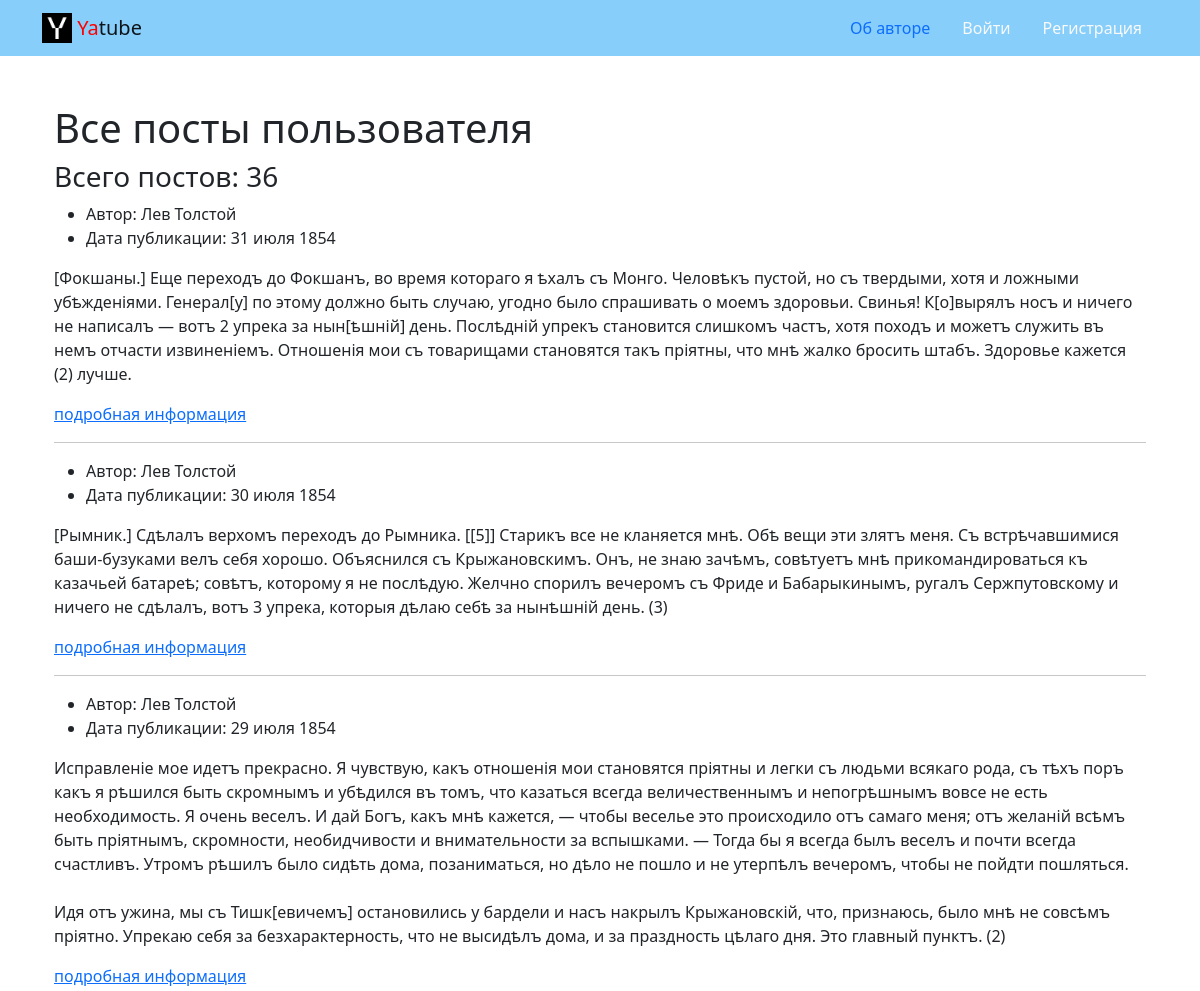
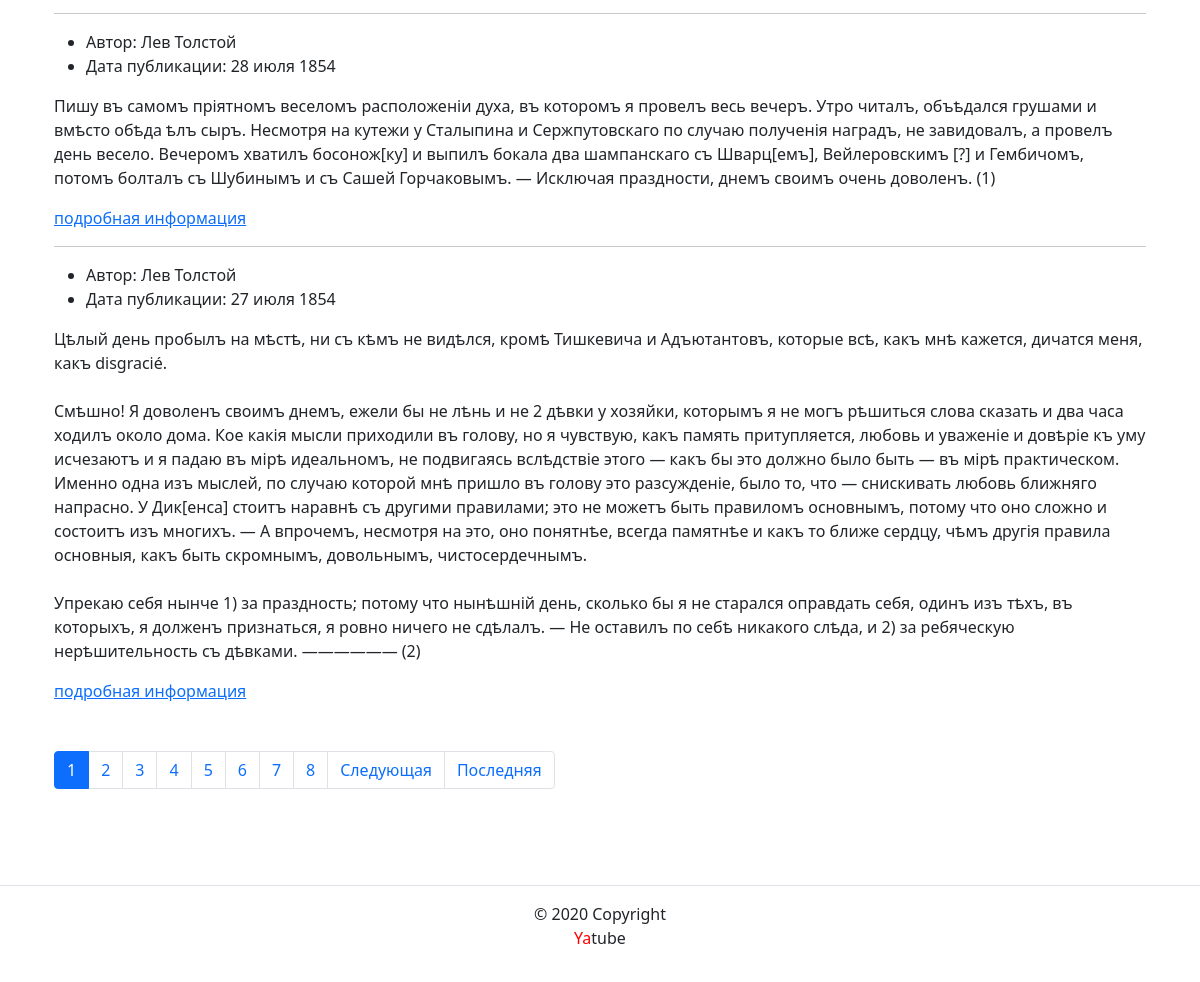
The page /profile/leo/ on the database its author committed (2 pictures, top to bottom).
### posts/models.py (models this page shows, shortened)
class Post(models.Model):
    id = models.IntegerField(primary_key=True)
    text = models.TextField()
    pub_date = models.DateTimeField(auto_now_add=True)
    author = models.ForeignKey(
        User,
        on_delete=models.CASCADE,
        related_name='posts'
    )
    group = models.ForeignKey(
        Group,
        on_delete=models.SET_NULL,
        blank=True,
        null=True,
    )
    image = models.ImageField(
        'Картинка',
        upload_to='posts/',  # media/posts
        blank=True
    )
    class Meta:
        ordering = ('-pub_date',)
        verbose_name = 'Пост'
        verbose_name_plural = 'Посты'

### posts/views.py (the view)
# urls.py: path('profile/<str:username>/', views.profile, name='profile'),
def profile(request, username):
    author_user = User.objects.filter(username=username)[0]
    posts = Post.objects.filter(author=author_user)
    paginator = Paginator(posts, 5)
    page_number = request.GET.get('page')
    page_obj = paginator.get_page(page_number)
    context = {
        'page_obj': page_obj,
        'count': len(posts)
    }
    return render(request, 'posts/profile.html', context)

### core/context_processors/year.py (called while the page is built)
def year(request):
    return {
        'year': '2025',
        }

### templates/posts/profile.html (shortened to what this page needs)
{% extends "base.html" %}
{% block content %}
      <div class="container py-5">
        <h1>Все посты пользователя {{ post.author.username }} </h1>
        <h3>Всего постов: {{ count }} </h3>
        {% for post in page_obj %}
            <article>
              {% include "includes/single_post.html" %}
              <a href="{% url 'posts:post_detail' post.id %}">подробная информация </a>
            </article>
            {% if not forloop.last %}
              <hr>
            {% endif %}
        {% endfor %}
          {% include 'posts/includes/paginator.html' %}
      </div>
{%endblock%}

### templates/includes/single_post.html (shortened to what this page needs)
{% load thumbnail %}
<ul>
    <li>
        Автор: {{ post.author.get_full_name }}
    </li>
    <li>
        Дата публикации: {{ post.pub_date|date:"d E Y" }}
    </li>
</ul>
<p>
    {{ post.text|linebreaksbr }}
</p>

### rows shown on the page
Post: author.get_full_name "Лев Толстой", pub_date "31 июля 1854", text "[Фокшаны.] Еще переходъ до Фокшанъ, во время котораго я ѣхалъ съ Монго. Человѣкъ пустой, но съ твердыми, хотя и ложными убѣжденіями. Генерал[у] по этому должно быть случаю, угодно было спрашивать о моемъ здоровьи. Свинья! К[о]вырялъ носъ и ничего не написалъ — вотъ 2 упрека за нын[ѣшній] день. Послѣдній упрекъ становится слишкомъ частъ, хотя походъ и можетъ служить въ немъ отчасти извиненіемъ. Отношенія мои съ товарищами становятся такъ пріятны, что мнѣ жалко бросить штабъ. Здоровье кажется (2) лучше."
Post: author.get_full_name "Лев Толстой", pub_date "30 июля 1854", text "[Рымник.] Сдѣлалъ верхомъ переходъ до Рымника. [[5]] Старикъ все не кланяется мнѣ. Обѣ вещи эти злятъ меня. Съ встрѣчавшимися баши-бузуками велъ себя хорошо. Объяснился съ Крыжановскимъ. Онъ, не знаю зачѣмъ, совѣтуетъ мнѣ прикомандироваться къ казачьей батареѣ; совѣтъ, которому я не послѣдую. Желчно спорилъ вечеромъ съ Фриде и Бабарыкинымъ, ругалъ Сержпутовскому и ничего не сдѣлалъ, вотъ 3 упрека, которыя дѣлаю себѣ за нынѣшній день. (3)"
Post: author.get_full_name "Лев Толстой", pub_date "29 июля 1854", text "Исправленіе мое идетъ прекрасно. Я чувствую, какъ отношенія мои становятся пріятны и легки съ людьми всякаго рода, съ тѣхъ поръ какъ я рѣшился быть скромнымъ и убѣдился въ томъ, что казаться всегда величественнымъ и непогрѣшнымъ вовсе не есть необходимость. Я очень веселъ. И дай Богъ, какъ мнѣ кажется, — чтобы веселье это происходило отъ самаго меня; отъ желаній всѣмъ быть пріятнымъ, скромности, необидчивости и внимательности за вспышками. — Тогда бы я всегда былъ веселъ и почти всегда счастливъ. Утромъ рѣшилъ было сидѣть дома, позаниматься, но дѣло не пошло и не утерпѣлъ вечеромъ, чтобы не пойдти пошляться. Идя отъ ужина, мы съ Тишк[евичемъ] остановились у бардели и насъ накрылъ…"
Post: author.get_full_name "Лев Толстой", pub_date "28 июля 1854", text "Пишу въ самомъ пріятномъ веселомъ расположеніи духа, въ которомъ я провелъ весь вечеръ. Утро читалъ, объѣдался грушами и вмѣсто обѣда ѣлъ сыръ. Несмотря на кутежи у Сталыпина и Сержпутовскаго по случаю полученія наградъ, не завидовалъ, а провелъ день весело. Вечеромъ хватилъ босонож[ку] и выпилъ бокала два шампанскаго съ Шварц[емъ], Вейлеровскимъ [?] и Гембичомъ, потомъ болталъ съ Шубинымъ и съ Сашей Горчаковымъ. — Исключая праздности, днемъ своимъ очень доволенъ. (1)"
Post: author.get_full_name "Лев Толстой", pub_date "27 июля 1854", text "Цѣлый день пробылъ на мѣстѣ, ни съ кѣмъ не видѣлся, кромѣ Тишкевича и Адъютантовъ, которые всѣ, какъ мнѣ кажется, дичатся меня, какъ disgracié. Смѣшно! Я доволенъ своимъ днемъ, ежели бы не лѣнь и не 2 дѣвки у хозяйки, которымъ я не могъ рѣшиться слова сказать и два часа ходилъ около дома. Кое какія мысли приходили въ голову, но я чувствую, какъ память притупляется, любовь и уваженіе и довѣріе къ уму исчезаютъ и я падаю въ мірѣ идеальномъ, не подвигаясь вслѣдствіе этого — какъ бы это должно было быть — въ мірѣ практическом. Именно одна изъ мыслей, по случаю которой мнѣ пришло въ голову это разсужденіе, было то, что — снискивать любовь ближняго напрасно. У Дик[енса] стоитъ наравнѣ съ другими…"

### other values the page prints
{{ count }} "36"
{{ i }} "1"
{{ i }} "2" "3" "4" "5" "6" "7" "8"
